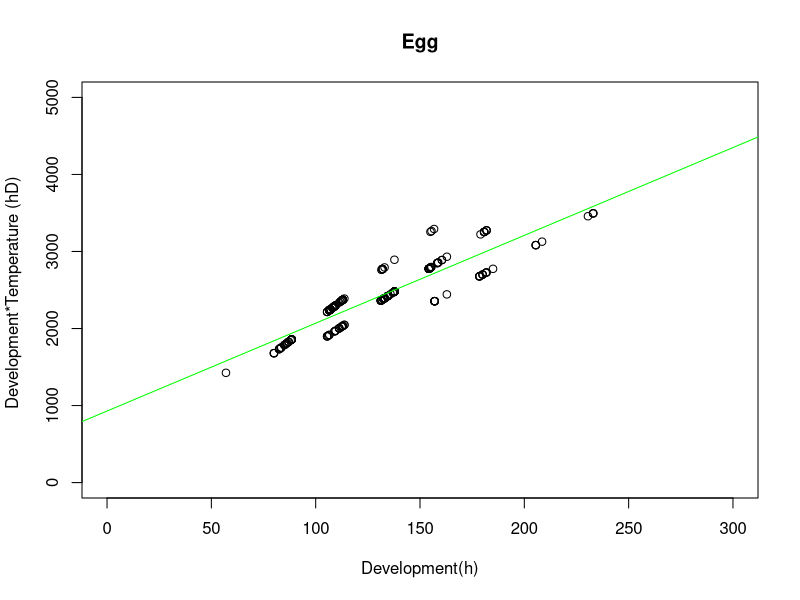
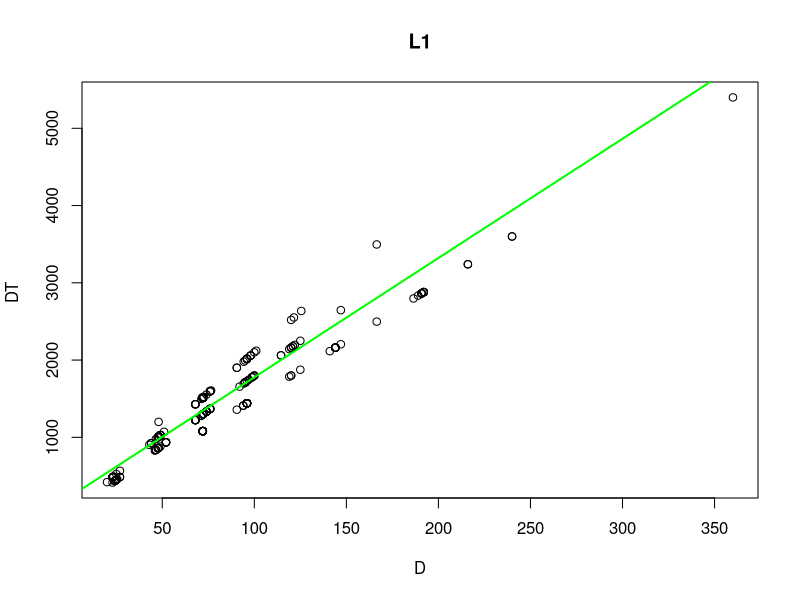
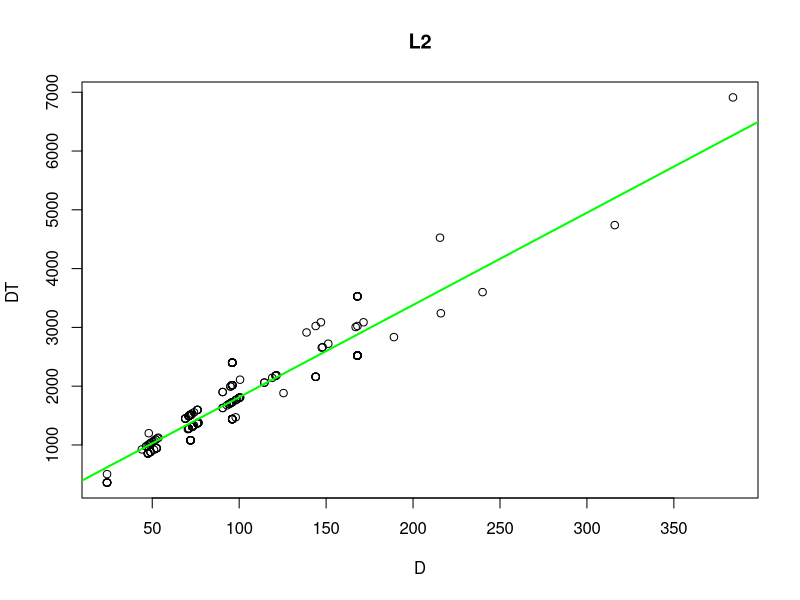
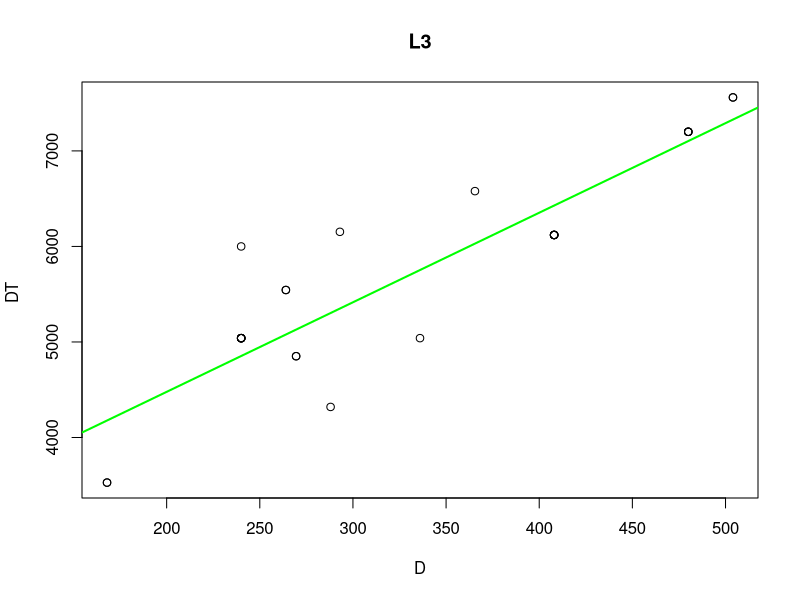
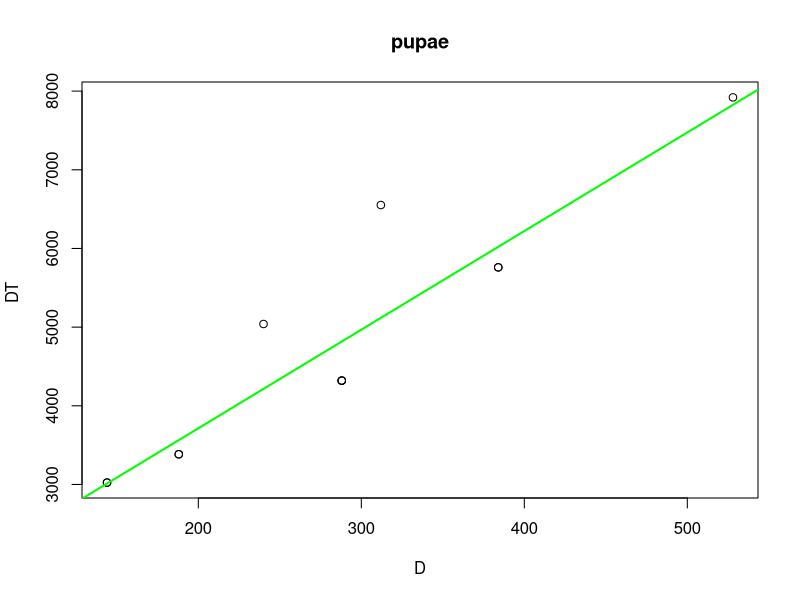
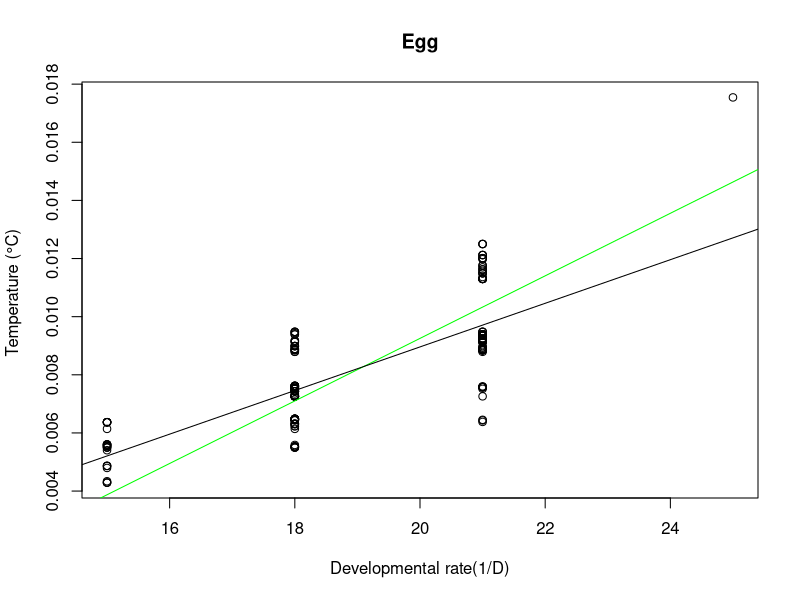
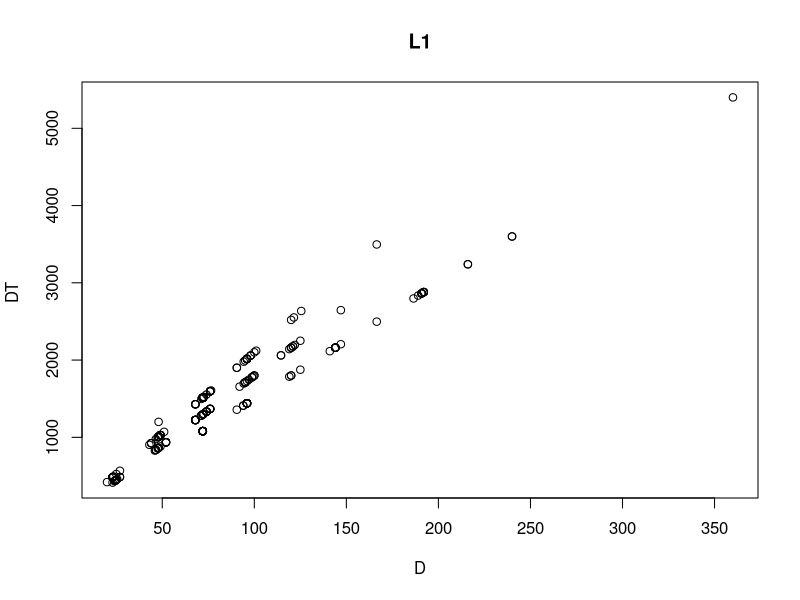
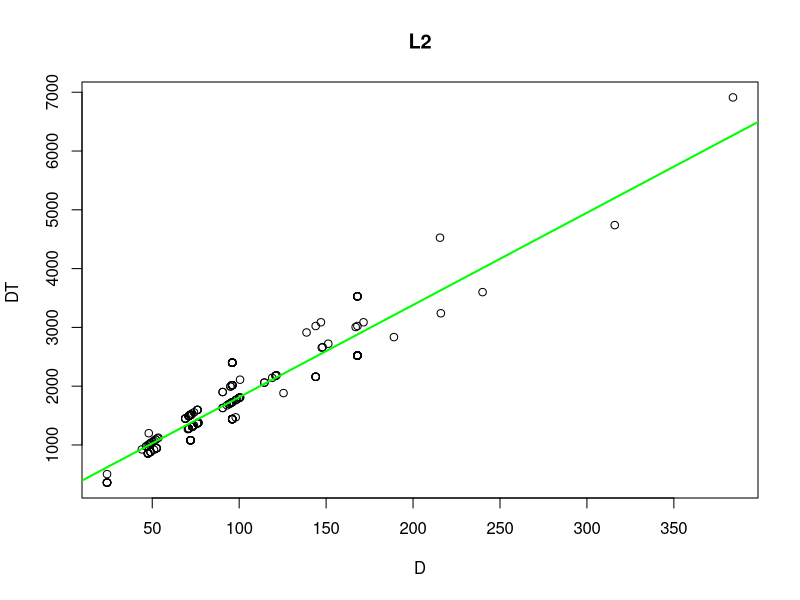

Here is the R script that generated these plots, in order:
rm(list = ls())
data = read.csv("Data/cholevinae_full.csv", header=TRUE, sep = ";")
head(data)
summary(data)
class(data$DT_egg)
class (data$temp)
data_12 = data [data$year=="2012",] # data for 2012
data_13 = data [data$year=="2013",] # data for 2013

#Tmin + SET - DT~D
lm.1=lm(data_13$DT_egg~data_13$egg)
summary(lm.1)
lm.2=lm(data_13$DT_L1~data_13$L1)
summary(lm.2)
lm.3=lm(data$DT_L2~data$L2)
summary(lm.3)
lm.4=lm(data$DT_L3 ~data$L3)
summary(lm.4)
lm.5=lm(data$DT_pupae~data$pupae)
summary(lm.5)


#Plot of thermal summation models on DT data

plot(data_13$DT_egg~data_13$egg, xlab='Development(h)',
     ylab='Development*Temperature (hD) ', main="Egg", 
     xlim=c(0,300),ylim=c(0,5000))
abline(lm.1, col='green', lwd=1)
plot(data$DT_L1~data$L1, xlab='D',ylab='DT ', main="L1")
abline(lm.2, col='green', lwd=2)
plot(data$DT_L2~data$L2, xlab='D',ylab='DT ', main="L2")
abline(lm.3, col='green', lwd=2)
plot(data$DT_L3 ~data$L3, xlab='D',ylab='DT ', main="L3")
abline(lm.4, col='green', lwd=2)
plot(data$DT_pupae~data$pupae, xlab='D',ylab='DT ', main="pupae")
abline(lm.5, col='green', lwd=2)

#COMPARISON OF TWO METHODS IN GRAPHICAL WAY
t=11.3997
k=929.3538
lm.2=lm(data_13$r_egg~data_13$temp)
summary (lm.2)
#Plot of thermal summation models on 1/D data FITS perfectly!!!!!!!
plot(data_13$r_egg~data_13$temp, xlab='Developmental rate(1/D)',
     ylab='Temperature (°C) ', main="Egg")
abline (a=-(t/k), b=1/k, col='green', lwd=1)
abline (lm.2)


plot(data$DT_L1~data$L1, xlab='D',ylab='DT ', main="L1")
abline(lm.2, col='green', lwd=2)
plot(data$DT_L2~data$L2, xlab='D',ylab='DT ', main="L2")
abline(lm.3, col='green', lwd=2)
plot(data$DT_L3 ~data$L3, xlab='D',ylab='DT ', main="L3")
abline(lm.4, col='green', lwd=2)
plot(data$DT_pupae~data$pupae, xlab='D',ylab='DT ', main="pupae")
abline(lm.5, col='green', lwd=2)
